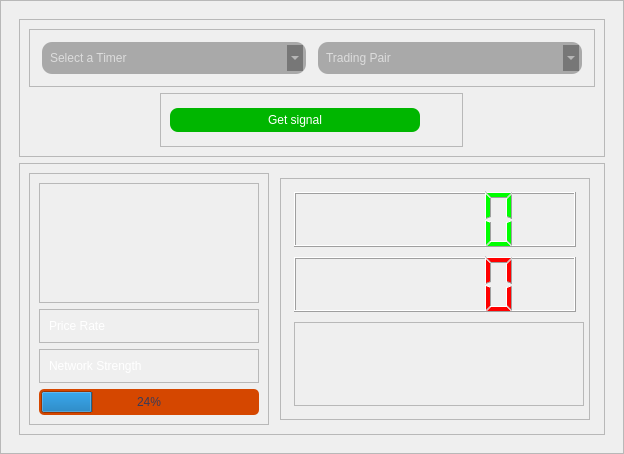
                    <widget class="QFrame" name="signalContainer">
                     <property name="sizePolicy">
                      <sizepolicy hsizetype="Expanding" vsizetype="Expanding">
                       <horstretch>0</horstretch>
                       <verstretch>0</verstretch>
                      </sizepolicy>
                     </property>
                     <property name="styleSheet">
                      <string notr="true">QComboBox{
	background-color: rgba(0, 0, 0, 75);
	color: rgb(220, 220, 220);
	border-radius: 10px;
	margin: 3px;
	padding: 8px;
	font: 63 12pt &quot;Yu Gothic UI Semibold&quot;;
}

QLabel{
	font: 63 18pt &quot;Yu Gothic UI Semibold&quot;;
	color: #ffffff;
}

QProgressBar{
	text-align: center;
	background-color:  rgb(213, 71, 0);
	color: rgb(56, 58, 89);
	border-radius: 5px;
	padding: 2px;
}

QProgressBar::chunk{
	color: rgb(86, 58, 89);
}

QPushButton{
	background-color: rgb(31, 35, 42);
	padding: 5px 8px;
	margin: 5px 0;
	text-align: center;
	border-radius: 8px;
	border: 2px solid rgb(31, 35, 42);
	font: 63 12pt &quot;Yu Gothic UI Semibold&quot;;
	color: #ffffff;
}

QPushButton:hover{
	background-color: qlineargradient(spread:pad, x1:0, y1:0, x2:1, y2:0.233, stop:0 rgba(0, 0, 0, 255), stop:1 rgba(58, 60, 70, 255));
}
</string>
                     </property>
                     <property name="frameShape">
                      <enum>QFrame::StyledPanel</enum>
                     </property>
                     <property name="frameShadow">
                      <enum>QFrame::Raised</enum>
                     </property>
                     <layout class="QVBoxLayout" name="verticalLayout_56">
                      <property name="leftMargin">
                       <number>18</number>
                      </property>
                      <property name="topMargin">
                       <number>18</number>
                      </property>
                      <property name="rightMargin">
                       <number>18</number>
                      </property>
                      <property name="bottomMargin">
                       <number>18</number>
                      </property>
                      <item alignment="Qt::AlignTop">
                       <widget class="QFrame" name="frame_25">
                        <property name="sizePolicy">
                         <sizepolicy hsizetype="Expanding" vsizetype="Preferred">
                          <horstretch>0</horstretch>
                          <verstretch>0</verstretch>
                         </sizepolicy>
                        </property>
                        <property name="minimumSize">
                         <size>
                          <width>200</width>
                          <height>0</height>
                         </size>
                        </property>
                        <property name="frameShape">
                         <enum>QFrame::StyledPanel</enum>
                        </property>
                        <property name="frameShadow">
                         <enum>QFrame::Raised</enum>
                        </property>
                        <layout class="QVBoxLayout" name="verticalLayout_57">
                         <item alignment="Qt::AlignTop">
                          <widget class="QFrame" name="frame_26">
                           <property name="frameShape">
                            <enum>QFrame::StyledPanel</enum>
                           </property>
                           <property name="frameShadow">
                            <enum>QFrame::Raised</enum>
                           </property>
                           <layout class="QHBoxLayout" name="horizontalLayout_18">
                            <item>
                             <widget class="QComboBox" name="comboTimer">
                              <item>
                               <property name="text">
                                <string>Select a Timer</string>
                               </property>
                              </item>
                             </widget>
                            </item>
                            <item>
                             <widget class="QComboBox" name="comboPair">
                              <item>
                               <property name="text">
                                <string>Trading Pair</string>
                               </property>
                              </item>
                             </widget>
                            </item>
                           </layout>
                          </widget>
                         </item>
                         <item alignment="Qt::AlignHCenter|Qt::AlignBottom">
                          <widget class="QFrame" name="frame_27">
                           <property name="frameShape">
                            <enum>QFrame::StyledPanel</enum>
                           </property>
                           <property name="frameShadow">
                            <enum>QFrame::Raised</enum>
                           </property>
                           <layout class="QHBoxLayout" name="horizontalLayout_19">
                            <item>
                             <widget class="QPushButton" name="getPairButton">
                              <property name="sizePolicy">
                               <sizepolicy hsizetype="Expanding" vsizetype="Expanding">
                                <horstretch>0</horstretch>
                                <verstretch>0</verstretch>
                               </sizepolicy>
                              </property>
                              <property name="minimumSize">
                               <size>
                                <width>250</width>
                                <height>0</height>
                               </size>
                              </property>
                              <property name="maximumSize">
                               <size>
                                <width>250</width>
                                <height>16777215</height>
                               </size>
                              </property>
                              <property name="layoutDirection">
                               <enum>Qt::RightToLeft</enum>
                              </property>
                              <property name="styleSheet">
                               <string notr="true">QPushButton{
	background-color: rgb(0, 182, 0);
	border: 1 px solid rgb(0, 182, 0);
}

QPushButton:hover{
	background-color: #56ff11;
	border: 1 px solid #56ff11;
}</string>
                              </property>
                              <property name="text">
                               <string>Get signal</string>
                              </property>
                              <property name="iconSize">
                               <size>
                                <width>25</width>
                                <height>25</height>
                               </size>
                              </property>
                             </widget>
                            </item>
                            <item>
                             <widget class="QLabel" name="connectingLabel">
                              <property name="sizePolicy">
                               <sizepolicy hsizetype="Preferred" vsizetype="Expanding">
                                <horstretch>0</horstretch>
                                <verstretch>0</verstretch>
                               </sizepolicy>
                              </property>
                              <property name="styleSheet">
                               <string notr="true">font: 63 9pt &quot;Yu Gothic UI Semibold&quot;;
color: #ffffff;
padding: 0 10px;</string>
                              </property>
                              <property name="text">
                               <string/>
                              </property>
                              <property name="alignment">
                               <set>Qt::AlignCenter</set>
                              </property>
                             </widget>
                            </item>
                           </layout>
                          </widget>
                         </item>
                        </layout>
                       </widget>
                      </item>
                      <item>
                       <widget class="QFrame" name="frame_36">
                        <property name="sizePolicy">
                         <sizepolicy hsizetype="Expanding" vsizetype="Preferred">
                          <horstretch>0</horstretch>
                          <verstretch>0</verstretch>
                         </sizepolicy>
                        </property>
                        <property name="frameShape">
                         <enum>QFrame::StyledPanel</enum>
                        </property>
                        <property name="frameShadow">
                         <enum>QFrame::Raised</enum>
                        </property>
                        <layout class="QHBoxLayout" name="horizontalLayout_20">
                         <item alignment="Qt::AlignLeft|Qt::AlignVCenter">
                          <widget class="QFrame" name="frame_37">
                           <property name="sizePolicy">
                            <sizepolicy hsizetype="Expanding" vsizetype="Preferred">
                             <horstretch>0</horstretch>
                             <verstretch>0</verstretch>
                            </sizepolicy>
                           </property>
                           <property name="styleSheet">
                            <string notr="true"/>
                           </property>
                           <property name="frameShape">
                            <enum>QFrame::StyledPanel</enum>
                           </property>
                           <property name="frameShadow">
                            <enum>QFrame::Raised</enum>
                           </property>
                           <layout class="QVBoxLayout" name="verticalLayout_58">
                            <item>
                             <widget class="QFrame" name="frame_38">
                              <property name="sizePolicy">
                               <sizepolicy hsizetype="Expanding" vsizetype="Preferred">
                                <horstretch>0</horstretch>
                                <verstretch>0</verstretch>
                               </sizepolicy>
                              </property>
                              <property name="frameShape">
                               <enum>QFrame::StyledPanel</enum>
                              </property>
                              <property name="frameShadow">
                               <enum>QFrame::Raised</enum>
                              </property>
                              <layout class="QHBoxLayout" name="horizontalLayout_27">
                               <item alignment="Qt::AlignLeft|Qt::AlignVCenter">
                                <widget class="QLabel" name="labelPair">
                                 <property name="sizePolicy">
                                  <sizepolicy hsizetype="Expanding" vsizetype="Expanding">
                                   <horstretch>0</horstretch>
                                   <verstretch>0</verstretch>
                                  </sizepolicy>
                                 </property>
                                 <property name="minimumSize">
                                  <size>
                                   <width>200</width>
                                   <height>100</height>
                                  </size>
                                 </property>
                                 <property name="styleSheet">
                                  <string notr="true">font: 63 15pt &quot;Yu Gothic UI Semibold&quot;;
color: rgb(0, 255, 0);
</string>
                                 </property>
                                 <property name="text">
                                  <string/>
                                 </property>
                                </widget>
                               </item>
                              </layout>
                             </widget>
                            </item>
                            <item>
                             <widget class="QFrame" name="frame_39">
                              <property name="sizePolicy">
                               <sizepolicy hsizetype="Expanding" vsizetype="Preferred">
                                <horstretch>0</horstretch>
                                <verstretch>0</verstretch>
                               </sizepolicy>
                              </property>
                              <property name="frameShape">
                               <enum>QFrame::StyledPanel</enum>
                              </property>
                              <property name="frameShadow">
                               <enum>QFrame::Raised</enum>
                              </property>
                              <layout class="QHBoxLayout" name="horizontalLayout_28">
                               <item>
                                <widget class="QLabel" name="label">
                                 <property name="sizePolicy">
                                  <sizepolicy hsizetype="Expanding" vsizetype="Preferred">
                                   <horstretch>0</horstretch>
                                   <verstretch>0</verstretch>
                                  </sizepolicy>
                                 </property>
                                 <property name="text">
                                  <string>Price Rate</string>
                                 </property>
                                </widget>
                               </item>
                               <item>
                                <widget class="QLabel" name="labelPair_1">
                                 <property name="styleSheet">
                                  <string notr="true">font: 63 15pt &quot;Yu Gothic UI Semibold&quot;;
color: rgb(0, 255, 0);
</string>
                                 </property>
                                 <property name="text">
                                  <string/>
                                 </property>
                                </widget>
                               </item>
                              </layout>
                             </widget>
                            </item>
                            <item>
                             <widget class="QFrame" name="networkStrength">
                              <property name="sizePolicy">
                               <sizepolicy hsizetype="Expanding" vsizetype="Preferred">
                                <horstretch>0</horstretch>
                                <verstretch>0</verstretch>
                               </sizepolicy>
                              </property>
                              <property name="frameShape">
                               <enum>QFrame::StyledPanel</enum>
                              </property>
                              <property name="frameShadow">
                               <enum>QFrame::Raised</enum>
                              </property>
                              <layout class="QHBoxLayout" name="horizontalLayout_29">
                               <item>
                                <widget class="QLabel" name="label_2">
                                 <property name="sizePolicy">
                                  <sizepolicy hsizetype="Expanding" vsizetype="Preferred">
                                   <horstretch>0</horstretch>
                                   <verstretch>0</verstretch>
                                  </sizepolicy>
                                 </property>
                                 <property name="text">
                                  <string>Network Strength</string>
                                 </property>
                                </widget>
                               </item>
                              </layout>
                             </widget>
                            </item>
                            <item>
                             <widget class="QProgressBar" name="strengthBar">
                              <property name="sizePolicy">
                               <sizepolicy hsizetype="Expanding" vsizetype="Fixed">
                                <horstretch>0</horstretch>
                                <verstretch>0</verstretch>
                               </sizepolicy>
                              </property>
                              <property name="minimumSize">
                               <size>
                                <width>0</width>
                                <height>0</height>
                               </size>
                              </property>
                              <property name="value">
                               <number>24</number>
                              </property>
                             </widget>
                            </item>
                           </layout>
                          </widget>
                         </item>
                         <item>
                          <widget class="QFrame" name="timerContainer">
                           <property name="sizePolicy">
                            <sizepolicy hsizetype="Expanding" vsizetype="Expanding">
                             <horstretch>0</horstretch>
                             <verstretch>0</verstretch>
                            </sizepolicy>
                           </property>
                           <property name="maximumSize">
                            <size>
                             <width>320</width>
                             <height>16777215</height>
                            </size>
                           </property>
                           <property name="styleSheet">
                            <string notr="true">padding: 8px;
margin: 5px;</string>
                           </property>
                           <property name="frameShape">
                            <enum>QFrame::StyledPanel</enum>
                           </property>
                           <property name="frameShadow">
                            <enum>QFrame::Raised</enum>
                           </property>
                           <property name="lineWidth">
                            <number>0</number>
                           </property>
                           <layout class="QVBoxLayout" name="verticalLayout_59">
                            <property name="spacing">
                             <number>0</number>
                            </property>
                            <property name="leftMargin">
                             <number>0</number>
                            </property>
                            <property name="topMargin">
                             <number>0</number>
                            </property>
                            <property name="rightMargin">
                             <number>0</number>
                            </property>
                            <property name="bottomMargin">
                             <number>0</number>
                            </property>
                            <item>
                             <widget class="QLCDNumber" name="timerBar">
                              <property name="styleSheet">
                               <string notr="true">font: 63 18pt;
color: rgb(0, 255, 0);</string>
                              </property>
                             </widget>
                            </item>
                            <item>
                             <widget class="QLCDNumber" name="timerBar_2">
                              <property name="styleSheet">
                               <string notr="true">font: 63 18pt;
color: rgb(255, 0, 0);</string>
                              </property>
                             </widget>
                            </item>
                            <item alignment="Qt::AlignHCenter|Qt::AlignVCenter">
                             <widget class="QFrame" name="frame_40">
                              <property name="sizePolicy">
                               <sizepolicy hsizetype="Fixed" vsizetype="Preferred">
                                <horstretch>0</horstretch>
                                <verstretch>0</verstretch>
                               </sizepolicy>
                              </property>
                              <property name="minimumSize">
                               <size>
                                <width>300</width>
                                <height>0</height>
                               </size>
                              </property>
                              <property name="maximumSize">
                               <size>
                                <width>310</width>
                                <height>16777215</height>
                               </size>
                              </property>
                              <property name="styleSheet">
                               <string notr="true"/>
                              </property>
                              <property name="frameShape">
                               <enum>QFrame::StyledPanel</enum>
                              </property>
                              <property name="frameShadow">
                               <enum>QFrame::Raised</enum>
                              </property>
                              <layout class="QHBoxLayout" name="horizontalLayout_30">
                               <property name="spacing">
                                <number>0</number>
                               </property>
                               <property name="leftMargin">
                                <number>0</number>
                               </property>
                               <property name="topMargin">
                                <number>0</number>
                               </property>
                               <property name="rightMargin">
                                <number>0</number>
                               </property>
                               <property name="bottomMargin">
                                <number>0</number>
                               </property>
                               <item>
                                <widget class="QLabel" name="signalLabel">
                                 <property name="sizePolicy">
                                  <sizepolicy hsizetype="Expanding" vsizetype="Preferred">
                                   <horstretch>0</horstretch>
                                   <verstretch>0</verstretch>
                                  </sizepolicy>
                                 </property>
                                 <property name="styleSheet">
                                  <string notr="true">font: 30pt;
color: rgb(0, 255, 0);
padding: 5px 10px;</string>
                                 </property>
                                 <property name="text">
                                  <string/>
                                 </property>
                                 <property name="alignment">
                                  <set>Qt::AlignCenter</set>
                                 </property>
                                </widget>
                               </item>
                               <item>
                                <widget class="QLabel" name="telegramAction_2">
                                 <property name="sizePolicy">
                                  <sizepolicy hsizetype="Expanding" vsizetype="Preferred">
                                   <horstretch>0</horstretch>
                                   <verstretch>0</verstretch>
                                  </sizepolicy>
                                 </property>
                                 <property name="styleSheet">
                                  <string notr="true">font: 87 20pt;
color: rgb(255, 255, 255);</string>
                                 </property>
                                 <property name="text">
                                  <string/>
                                 </property>
                                </widget>
                               </item>
                               <item>
                                <widget class="QLabel" name="telegramAction">
                                 <property name="sizePolicy">
                                  <sizepolicy hsizetype="Expanding" vsizetype="Preferred">
                                   <horstretch>0</horstretch>
                                   <verstretch>0</verstretch>
                                  </sizepolicy>
                                 </property>
                                 <property name="styleSheet">
                                  <string notr="true">font: 87 20pt;
color: rgb(0, 255, 0);
</string>
                                 </property>
                                 <property name="text">
                                  <string/>
                                 </property>
                                </widget>
                               </item>
                              </layout>
                             </widget>
                            </item>
                           </layout>
                          </widget>
                         </item>
                        </layout>
                       </widget>
                      </item>
                     </layout>
                    </widget>
